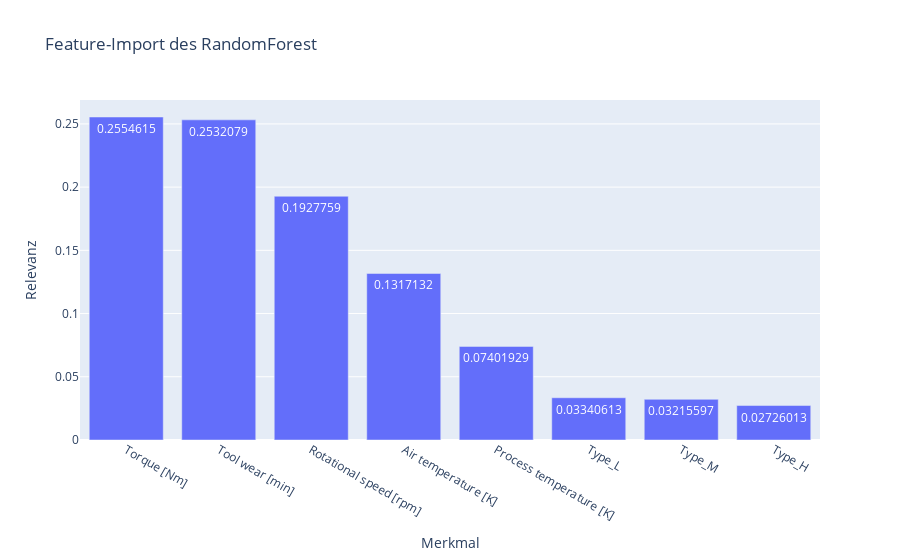

Here is the notebook cell this chart was saved with:
### Markdown cell above
### Visualisiere die Feature-Importance

### Code cell
feature_importances = pd.DataFrame({
    'Feature': X_test.columns,
    'Importance': models['Random Forest'].feature_importances_
}).sort_values(by='Importance', ascending=False)

fig = px.bar(
    feature_importances, x='Feature', y='Importance',
    title='Feature-Import des RandomForest',
    labels={'Importance': 'Relevanz', 'Feature': 'Merkmal'},
    text_auto=True
)

fig.show()

### Figure 1 — Plotly figure (JSON) as saved in the notebook; plotly's stock layout.template omitted (floating-point values rounded to 4 significant figures)
{"data": [{"hovertemplate": "Merkmal=%{x}<br>Relevanz=%{y}<extra></extra>", "legendgroup": "", "marker": {"color": "#636efa", "pattern": {"shape": ""}}, "name": "", "orientation": "v", "showlegend": false, "textposition": "auto", "texttemplate": "%{y}", "type": "bar", "x": ["Torque [Nm]", "Tool wear [min]", "Rotational speed [rpm]", "Air temperature [K]", "Process temperature [K]", "Type_L", "Type_M", "Type_H"], "xaxis": "x", "y": [0.2555, 0.2532, 0.1928, 0.1317, 0.07402, 0.03341, 0.03216, 0.02726], "yaxis": "y"}], "layout": {"barmode": "relative", "legend": {"tracegroupgap": 0}, "title": {"text": "Feature-Import des RandomForest"}, "xaxis": {"anchor": "y", "domain": [0, 1], "title": {"text": "Merkmal"}}, "yaxis": {"anchor": "x", "domain": [0, 1], "title": {"text": "Relevanz"}}}}
